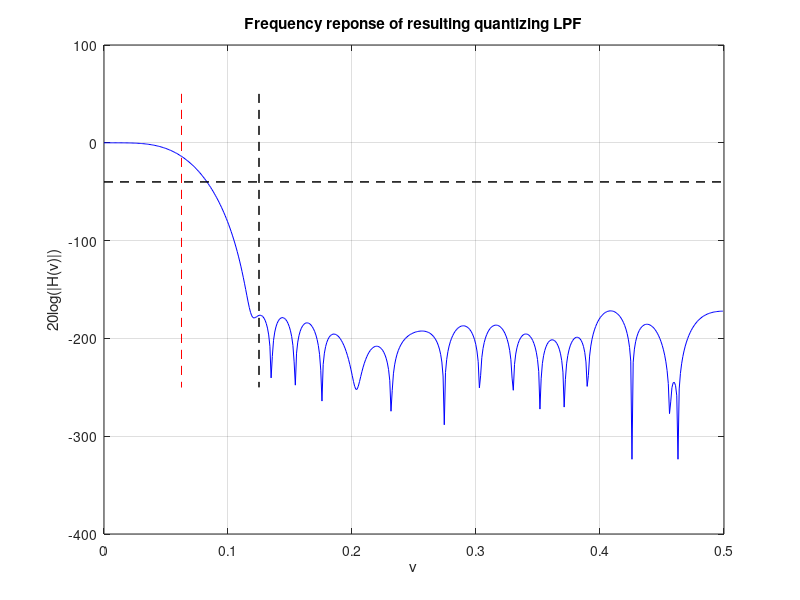
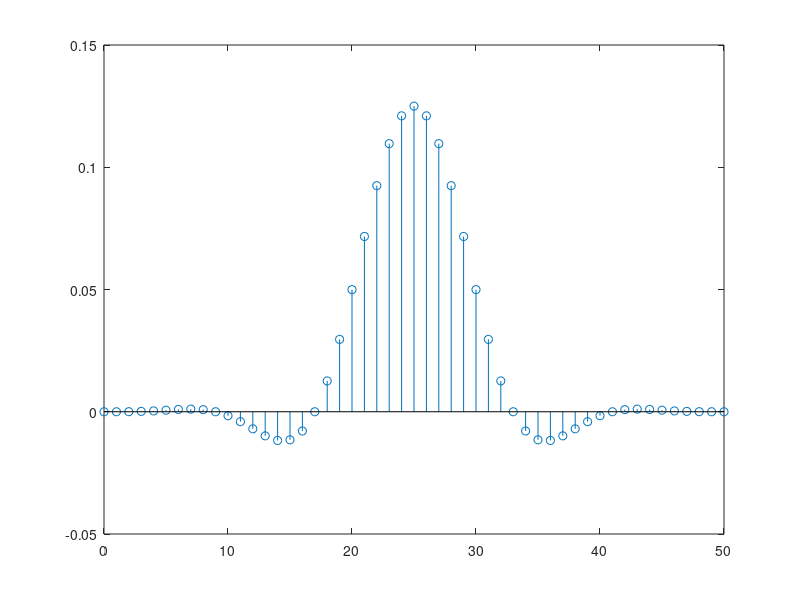

Here is the MATLAB script that generated these plots, in order:
F=15;       % With this approach (code), 6 and 7 seems to be the best values for F
load h_L;

% h_Q = round(h_L*2^(F));
% h_Q_fixed = fi(h_Q,1,12);
% h_fixed = bitsra(h_Q_fixed,F);
% h = double(h_fixed);


h = round(h_L*2^(F))*2^(-F);

save('h.mat','h');

[H_freq,v_freq] = freqz(h);

figure(5);
plot(v_freq/(2*pi),20*log(abs(H_freq)),'b',ones(2)*(1/16),[50 -250], 'r--', ones(2)*(1/8),[50 -250], 'k--', [0, 0.5], ones(2)*-40, 'k--');
xlabel('v');
ylabel('20log(|H(v)|)');
title('Frequency reponse of resulting quantizing LPF');
grid;
%%
 
n=0:length(h)-1;
figure(6)
stem(n,h);